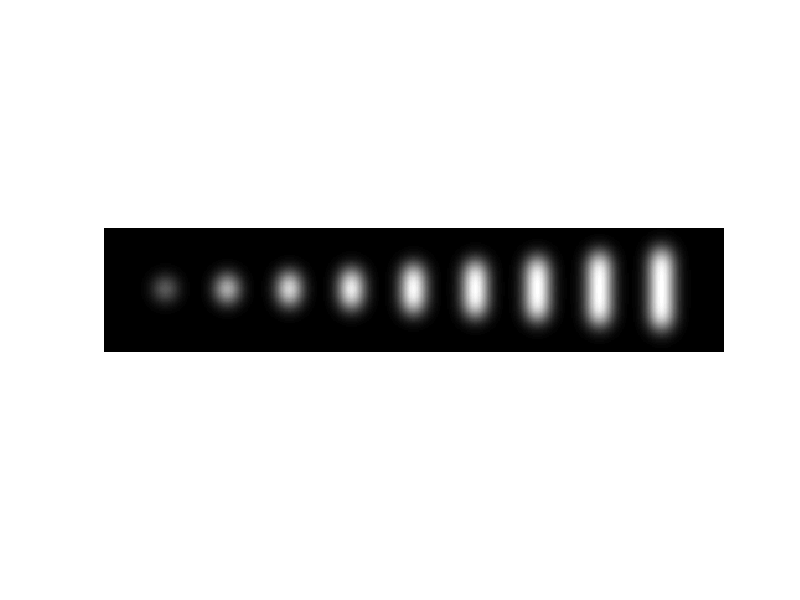

MATLAB code to generate this figure: (Note: this script raises an error after producing the figure.)
% DEMO_SIFT_EDGE  Demo: SIFT: edge treshold

randn('state',0) ;
rand('state',0) ;

I = zeros(100,500) ;
for i=[10 20 30 40 50 60 70 80 90]
  d = round(i/3) ;
  I(50-d:50+d,i*5) = 1 ;
end
I = 2*pi*8^2 * imsmooth(I,8) ;
I = single(255 * I) ;

figure(1) ; clf ;
imagesc(I) ; colormap gray ;
axis equal ;  axis off ; axis tight ;
hold on ; 

demo_print('sift_edge_0') ;

ter=[3.5 5 7.5 10] ;
for te=ter
  f = sift(I, ...
           'PeakTresh',   0,  ...
           'EdgeTresh',   te, ...
           'FirstOctave', -1  ) ;  
  h = plotframe(f) ; 
  set(h,'color','y','linewidth',1) ;
  
  demo_print(sprintf('sift_edge_%d', find(te==ter))) ;
  delete(h) ;
end
